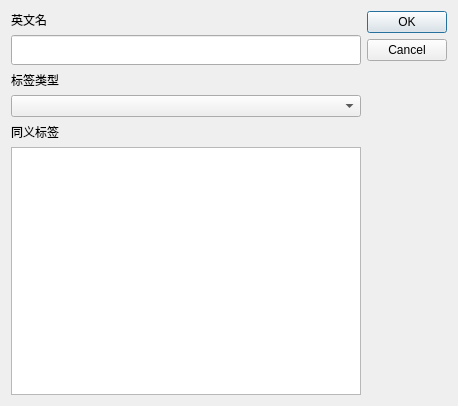
<?xml version="1.0" encoding="UTF-8"?>
<ui version="4.0">
 <class>edit_tag_dialog</class>
 <widget class="QDialog" name="edit_tag_dialog">
  <property name="geometry">
   <rect>
    <x>0</x>
    <y>0</y>
    <width>458</width>
    <height>406</height>
   </rect>
  </property>
  <property name="windowTitle">
   <string>编辑同义标签</string>
  </property>
  <layout class="QHBoxLayout" name="horizontalLayout">
   <item>
    <layout class="QVBoxLayout" name="verticalLayout">
     <item>
      <widget class="QLabel" name="english_name_label">
       <property name="text">
        <string>英文名</string>
       </property>
      </widget>
     </item>
     <item>
      <widget class="QLineEdit" name="englishNameEdit">
       <property name="minimumSize">
        <size>
         <width>0</width>
         <height>30</height>
        </size>
       </property>
      </widget>
     </item>
     <item>
      <widget class="QLabel" name="type_label">
       <property name="text">
        <string>标签类型</string>
       </property>
      </widget>
     </item>
     <item>
      <widget class="QComboBox" name="typeComboBox"/>
     </item>
     <item>
      <widget class="QLabel" name="synonyms_label">
       <property name="text">
        <string>同义标签</string>
       </property>
      </widget>
     </item>
     <item>
      <widget class="QPlainTextEdit" name="synonymTextEdit">
       <property name="plainText">
        <string notr="true"/>
       </property>
      </widget>
     </item>
    </layout>
   </item>
   <item>
    <widget class="QDialogButtonBox" name="buttonBox">
     <property name="orientation">
      <enum>Qt::Orientation::Vertical</enum>
     </property>
     <property name="standardButtons">
      <set>QDialogButtonBox::StandardButton::Cancel|QDialogButtonBox::StandardButton::Ok</set>
     </property>
     <property name="centerButtons">
      <bool>false</bool>
     </property>
    </widget>
   </item>
  </layout>
 </widget>
 <resources/>
 <connections>
  <connection>
   <sender>buttonBox</sender>
   <signal>rejected()</signal>
   <receiver>edit_tag_dialog</receiver>
   <slot>reject()</slot>
   <hints>
    <hint type="sourcelabel">
     <x>316</x>
     <y>260</y>
    </hint>
    <hint type="destinationlabel">
     <x>286</x>
     <y>274</y>
    </hint>
   </hints>
  </connection>
  <connection>
   <sender>buttonBox</sender>
   <signal>accepted()</signal>
   <receiver>edit_tag_dialog</receiver>
   <slot>accept()</slot>
   <hints>
    <hint type="sourcelabel">
     <x>248</x>
     <y>254</y>
    </hint>
    <hint type="destinationlabel">
     <x>157</x>
     <y>274</y>
    </hint>
   </hints>
  </connection>
 </connections>
</ui>
